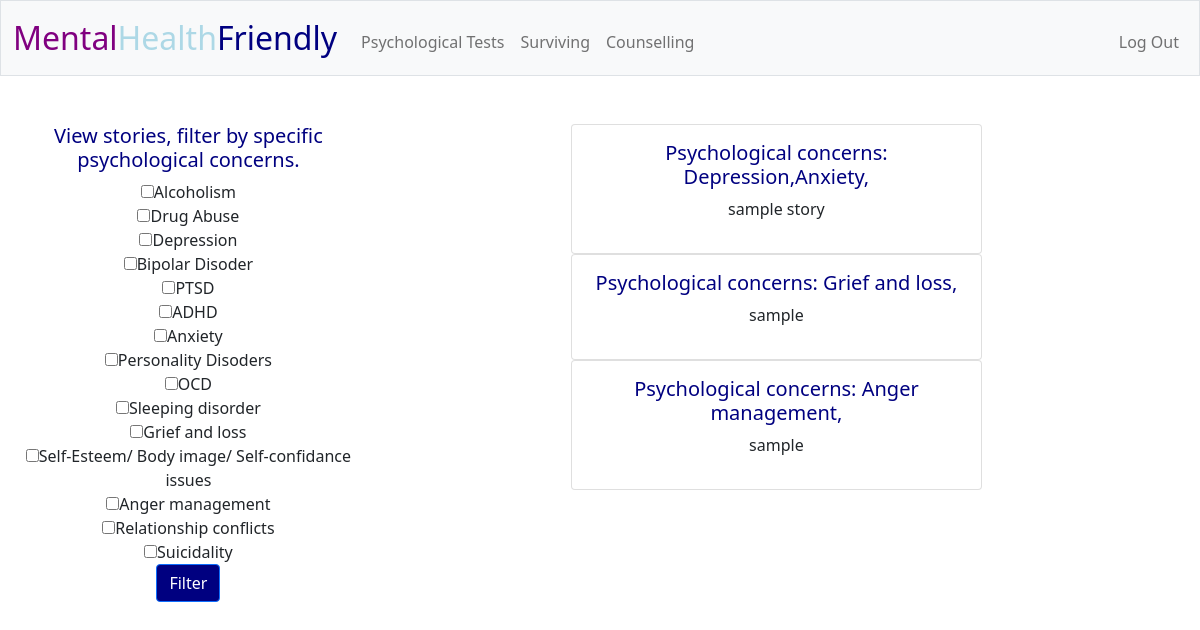
/stories (signed in), run on the app's committed database.
### tables this page shows
CREATE TABLE stories (id integer primary key autoincrement, psychological_concerns text, story text);

### app.py (the view)
@app.route("/stories", methods=["GET", "POST"])
@login_required
def stories():
    if request.method == "POST":
        checked_concerns = request.form.getlist("concern")
        concerns_csv = ','.join(checked_concerns)
        for concern in CONCERNS:
            pattern = re.compile(concerns_csv)
            match = re.search(pattern, concern)
            if match:
               stories=db.execute("SELECT * FROM stories WHERE psychological_concerns LIKE ?", "%" + concern + "%")
        for test in TESTS:
            pattern = re.compile(concerns_csv)
            match = re.search(pattern, test)
            if match:
               stories=db.execute("SELECT * FROM stories WHERE psychological_concerns LIKE ?", "%" + test + "%")
        return render_template("stories.html", stories=stories, tests=TESTS, concerns=CONCERNS)
    else:
        stories=db.execute("SELECT * FROM stories")
        if not stories:
            flash("There are currently no stories, please revisit the page later")
        return render_template("stories.html", stories=stories, tests=TESTS, concerns=CONCERNS)

### app.py (called while the page is built)
@app.after_request
def after_request(response):
    response.headers["Cache-Control"] = "no-cache, no-store, must-revalidate"
    response.headers["Expires"] = 0
    response.headers["Pragma"] = "no-cache"
    return response

### helpers.py (called while the page is built)
def login_required(f):
    @wraps(f)
    def decorated_function(*args, **kwargs):
        if session.get("user_id") is None:
            return redirect("/login")
        return f(*args, **kwargs)
    return decorated_function

### templates/stories.html (shortened to what this page needs)
{% extends "layout.html" %}
{% block main %}
<div class="filter">
    <h5>View stories, filter by specific psychological concerns.</h5>
    <form action="/stories" method="post">
    {% for test in tests %}
        <input type="checkbox" name="concern" value="{{ test }}">{{ test }}
        <br>
    {% endfor %}
    {% for concern in concerns %}
        <input type="checkbox" name="concern" value="{{ concern }}">{{ concern }}
        <br>
    {% endfor %}
    <input class="btn btn-primary" type="submit" value="Filter">
</form>
</div>
<div class="stories">
        {% for story in stories %}
        <div class="card">
            <div class="card-body">
                  <h5>Psychological concerns: {{ story.psychological_concerns }}</h5>
                  <p>{{ story.story }}</p>
        </div>
        </div>
        {% endfor %}
        </div>
{% endblock %}

### templates/layout.html (shortened to what this page needs)
<!DOCTYPE html>
<html lang="en">
    <head>
        <link href="https://cdn.jsdelivr.net/npm/bootstrap@5.1.3/dist/css/bootstrap.min.css" rel="stylesheet">
        <link href="/static/styles.css" rel="stylesheet">
    </head>
    <body>
        <nav class="bg-light border navbar navbar-expand-md navbar-light">
            <div class="container-fluid">
                <a class="navbar-brand" href="/"><span class="purple">Mental</span><span class="lightBlue">Health</span><span class="blue">Friendly</span></a>
                <div class="collapse navbar-collapse" id="navbar">
                    {% if session["user_id"] %}
                        <ul class="navbar-nav me-auto mt-2">
                            <li class="nav-item"><a class="nav-link" href="/tests">Psychological Tests</a></li>
                            <li class="nav-item"><a class="nav-link" href="/surviving">Surviving</a></li>
                            <li class="nav-item"><a class="nav-link" href="/counselling">Counselling</a></li>
                        </ul>
                        <ul class="navbar-nav ms-auto mt-2">
                            <li class="nav-item"><a class="nav-link" href="/logout">Log Out</a></li>
                        </ul>
                    {% else %}
                        <ul class="navbar-nav ms-auto mt-2">
                            <li class="nav-item"><a class="nav-link" href="/register">Register</a></li>
                            <li class="nav-item"><a class="nav-link" href="/login">Log In</a></li>
                        </ul>
                    {% endif %}
                </div>
            </div>
        </nav>
        <main class="container-fluid py-5 text-center">
            {% block main %}{% endblock %}
        </main>
    </body>
</html>

### static/styles.css (style rules this page uses)
nav .navbar-brand { font-size: xx-large; }
nav .navbar-brand .blue { color: #000080; }
nav .navbar-brand .purple { color: #800080; }
nav .navbar-brand .lightBlue { color: #add8e6; }
.btn { background-color: #000080; }
.card { width: 50%; margin: auto; }
.filter { float: left; width: 30%; }
.stories { float: right; width: 70%; }
h5 { color: #000080; }

### data on the page
stories: psychological_concerns "Depression,Anxiety,", story "sample story"
stories: psychological_concerns "Grief and loss,", story "sample"
stories: psychological_concerns "Anger management,", story "sample"

### other printed values
{{ test }} "Alcoholism" "Drug Abuse" "Depression" "Bipolar Disoder" "PTSD" "ADHD" "Anxiety" "Personality Disoders" "OCD" "Sleeping disorder"
{{ concern }} "Grief and loss" "Self-Esteem/ Body image/ Self-confidance issues" "Anger management" "Relationship conflicts" "Suicidality"
